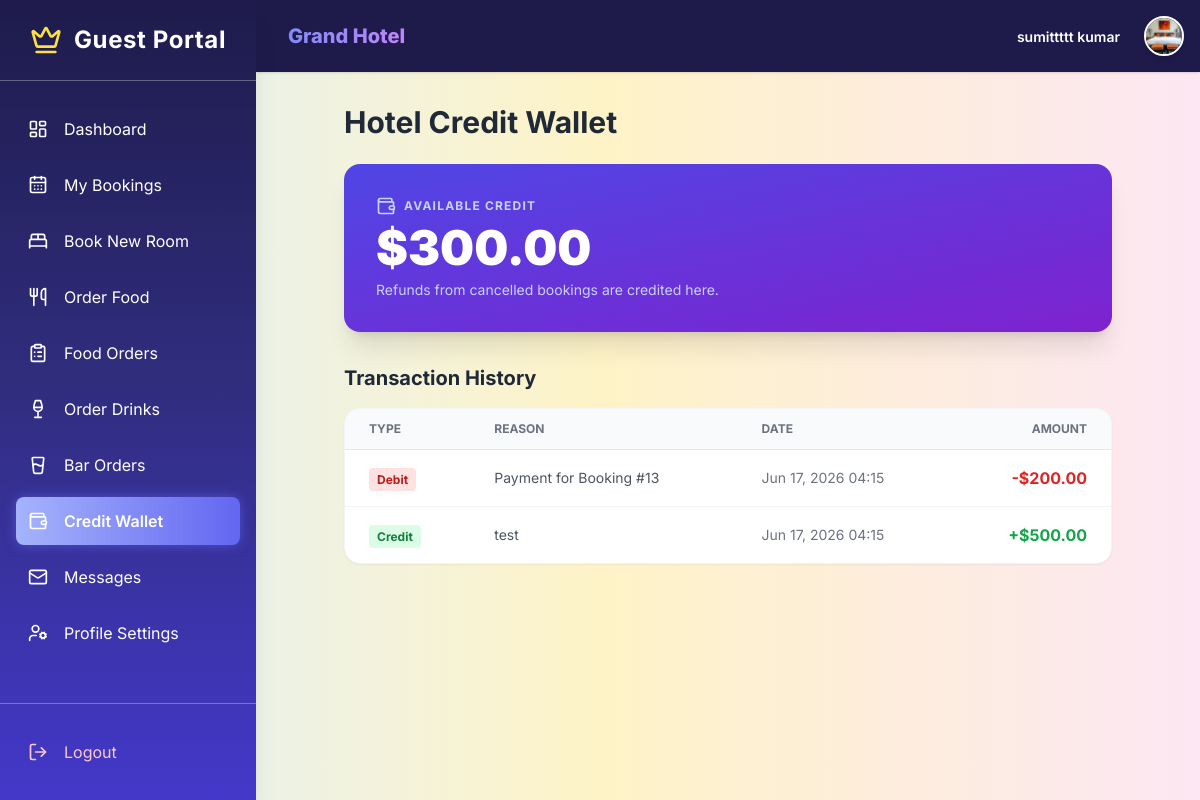
The page /dashboard/customer/wallet/ (signed in) on the database its author committed.
### accounts/models.py (models this page shows, shortened)
class CustomUser(AbstractUser):
    ADMIN = 'admin'
    EMPLOYEE = 'employee'  # Unified role for all staff
    CUSTOMER = 'customer'
    ROLE_CHOICES = [
        (ADMIN, 'Admin'),
        (EMPLOYEE, 'Employee'),
        (CUSTOMER, 'Customer'),
    ]
    role = models.CharField(max_length=15, choices=ROLE_CHOICES)
    mobile = models.CharField(max_length=15, blank=True, null=True)
    profile_picture = models.ImageField(upload_to='profile_pics/', blank=True, null=True)
    objects = CustomUserManager()

class Wallet(models.Model):
    user = models.OneToOneField(CustomUser, on_delete=models.CASCADE, related_name='wallet')
    balance = models.DecimalField(max_digits=10, decimal_places=2, default=0.00)

class WalletTransaction(models.Model):
    CREDIT = 'credit'
    DEBIT = 'debit'
    TYPE_CHOICES = [(CREDIT, 'Credit'), (DEBIT, 'Debit')]
    wallet = models.ForeignKey(Wallet, on_delete=models.CASCADE, related_name='transactions')
    amount = models.DecimalField(max_digits=10, decimal_places=2)
    txn_type = models.CharField(max_length=10, choices=TYPE_CHOICES)
    reason = models.CharField(max_length=255, blank=True)
    created_at = models.DateTimeField(auto_now_add=True)
    class Meta:
        ordering = ['-created_at']

### accounts/decorators.py (the view)
    def wrapper_func(request, *args, **kwargs):
        if request.user.is_authenticated and request.user.role == 'customer':
            return view_func(request, *args, **kwargs)
        return redirect('login')

### accounts/models.py (called while the page is built)
    @classmethod
    def load(cls):
        obj, _ = cls.objects.get_or_create(pk=1)
        return obj

### accounts/views.py (called while the page is built)
def _get_wallet(user):
    wallet, _ = Wallet.objects.get_or_create(user=user)
    return wallet

@login_required
@customer_required
def customer_wallet(request):
    wallet = _get_wallet(request.user)
    transactions = wallet.transactions.all()
    return render(request, 'customer_panel/wallet.html', {'wallet': wallet, 'transactions': transactions})

### templates/customer_panel/wallet.html (shortened to what this page needs)
{% extends 'customer_panel/customerbase.html' %}
{% block customer_content %}
<div class="max-w-3xl mx-auto">
    <h1 class="text-3xl font-bold text-gray-800 mb-6">Hotel Credit Wallet</h1>
    <div class="bg-gradient-to-br from-indigo-600 to-purple-700 text-white rounded-2xl shadow-xl p-8 mb-8">
        <div class="flex items-center gap-2 text-indigo-200 mb-2">
            <i data-lucide="wallet" class="w-5 h-5"></i>
            <span class="text-xs font-bold uppercase tracking-widest">Available Credit</span>
        </div>
        <p class="text-5xl font-black">{{ site_currency }}{{ wallet.balance|floatformat:2 }}</p>
        <p class="text-indigo-200 text-sm mt-2">Refunds from cancelled bookings are credited here.</p>
    </div>
    <h2 class="text-xl font-bold text-gray-800 mb-4">Transaction History</h2>
    <div class="bg-white rounded-2xl shadow-sm border border-gray-100 overflow-x-auto">
        <table class="rtable w-full text-left min-w-[560px]">
            <thead class="bg-gray-50 text-gray-500 text-xs uppercase font-semibold border-b">
                <tr>
                    <th class="px-6 py-3">Type</th>
                    <th class="px-6 py-3">Reason</th>
                    <th class="px-6 py-3">Date</th>
                    <th class="px-6 py-3 text-right">Amount</th>
                </tr>
            </thead>
            <tbody class="divide-y divide-gray-100">
                {% for txn in transactions %}
                <tr>
                    <td data-label="Type" class="px-6 py-4">
                        {% if txn.txn_type == 'credit' %}
                            <span class="px-2 py-1 bg-green-100 text-green-700 text-xs font-bold rounded">Credit</span>
                        {% else %}
                            <span class="px-2 py-1 bg-red-100 text-red-700 text-xs font-bold rounded">Debit</span>
                        {% endif %}
                    </td>
                    <td data-label="Reason" class="px-6 py-4 text-sm text-gray-600">{{ txn.reason }}</td>
                    <td data-label="Date" class="px-6 py-4 text-sm text-gray-500">{{ txn.created_at|date:"M d, Y H:i" }}</td>
                    <td data-label="Amount" class="px-6 py-4 text-right font-bold {% if txn.txn_type == 'credit' %}text-green-600{% else %}text-red-600{% endif %}">
                        {% if txn.txn_type == 'credit' %}+{% else %}-{% endif %}{{ site_currency }}{{ txn.amount|floatformat:2 }}
                    </td>
                </tr>
                {% empty %}
                <tr><td colspan="4" class="p-8 text-center text-gray-500">No transactions yet.</td></tr>
                {% endfor %}
            </tbody>
        </table>
    </div>
</div>
{% endblock %}

### templates/customer_panel/customerbase.html (shortened to what this page needs)
{% load static %}
<!DOCTYPE html>
<html lang="en">
<head>
  <script src="https://cdn.tailwindcss.com"></script>
</head>
<body class="bg-gray-50">
<div class="flex min-h-screen">
  <aside id="sidebar" class="sidebar w-64 flex-shrink-0 fixed inset-y-0 left-0 z-30 flex flex-col transform -translate-x-full md:translate-x-0 shadow-xl transition-transform duration-300">
    <div class="flex items-center justify-center p-6 border-b border-white/30">
      <i data-lucide="crown" class="w-8 h-8 mr-3 text-yellow-300"></i>
      <h1 class="text-2xl font-bold tracking-wide">Guest Portal</h1>
    </div>
    <nav class="flex-1 min-h-0 overflow-y-auto px-4 py-6 space-y-2">
      <a href="{% url 'customer_dashboard' %}" class="sidebar-link flex items-center p-3 rounded-lg transition-all {% if request.resolver_match.url_name == 'customer_dashboard' %}active{% endif %}">
        <i data-lucide="layout-dashboard" class="w-5 h-5 mr-4"></i>
        <span>Dashboard</span>
      </a>
      <a href="{% url 'customer_bookings' %}" class="sidebar-link flex items-center p-3 rounded-lg transition-all {% if request.resolver_match.url_name == 'customer_bookings' %}active{% endif %}">
        <i data-lucide="calendar-days" class="w-5 h-5 mr-4"></i>
        <span>My Bookings</span>
      </a>
      <a href="{% url 'room_list' %}" class="sidebar-link flex items-center p-3 rounded-lg transition-all">
        <i data-lucide="bed-double" class="w-5 h-5 mr-4"></i>
        <span>Book New Room</span>
      </a>
      <a href="{% url 'order_food' %}" class="sidebar-link flex items-center p-3 rounded-lg transition-all {% if request.resolver_match.url_name == 'order_food' %}active{% endif %}">
        <i data-lucide="utensils" class="w-5 h-5 mr-4"></i>
        <span>Order Food</span>
      </a>
      <a href="{% url 'customer_food_history' %}" class="sidebar-link flex items-center p-3 rounded-lg transition-all {% if request.resolver_match.url_name == 'customer_food_history' %}active{% endif %}">
        <i data-lucide="clipboard-list" class="w-5 h-5 mr-4"></i>
        <span>Food Orders</span>
      </a>
      <a href="{% url 'order_drinks' %}" class="sidebar-link flex items-center p-3 rounded-lg transition-all {% if request.resolver_match.url_name == 'order_drinks' %}active{% endif %}">
        <i data-lucide="wine" class="w-5 h-5 mr-4"></i>
        <span>Order Drinks</span>
      </a>
      <a href="{% url 'customer_bar_history' %}" class="sidebar-link flex items-center p-3 rounded-lg transition-all {% if request.resolver_match.url_name == 'customer_bar_history' %}active{% endif %}">
        <i data-lucide="glass-water" class="w-5 h-5 mr-4"></i>
        <span>Bar Orders</span>
      </a>
      <a href="{% url 'customer_wallet' %}" class="sidebar-link flex items-center p-3 rounded-lg transition-all {% if request.resolver_match.url_name == 'customer_wallet' %}active{% endif %}">
        <i data-lucide="wallet" class="w-5 h-5 mr-4"></i>
        <span>Credit Wallet</span>
      </a>
      <a href="{% url 'inbox' %}" class="sidebar-link flex items-center p-3 rounded-lg transition-all {% if request.resolver_match.url_name == 'inbox' %}active{% endif %}">
        <i data-lucide="mail" class="w-5 h-5 mr-4"></i>
        <span>Messages</span>
      </a>
      <a href="{% url 'customer_profile' %}" class="sidebar-link flex items-center p-3 rounded-lg transition-all {% if request.resolver_match.url_name == 'customer_profile' %}active{% endif %}">
        <i data-lucide="user-cog" class="w-5 h-5 mr-4"></i>
        <span>Profile Settings</span>
      </a>
    </nav>
    <div class="shrink-0 px-4 py-6 border-t border-white/30">
      <form action="{% url 'logout' %}" method="post">
        <button type="submit" class="w-full sidebar-link flex items-center p-3 rounded-lg text-red-200 hover:bg-red-500 hover:text-white transition-all">
          <i data-lucide="log-out" class="w-5 h-5 mr-4"></i>
          <span>Logout</span>
        </button>
      </form>
    </div>
  </aside>
  <div id="main-content" class="main-content flex-1 flex flex-col md:ml-64 transition-all duration-300">
    <header class="shadow p-4 flex items-center justify-between sticky top-0 z-20">
      <div class="flex items-center space-x-4">
        <span class="brand-text text-xl">Grand Hotel</span>
      </div>
      <div class="flex items-center space-x-4">
        <div class="flex flex-col text-right mr-2 hidden md:block">
            <span class="text-sm font-semibold">{{ user.get_full_name|default:user.username }}</span>
        </div>
        <div class="relative">
            {% if user.profile_picture %}
                <img src="{{ user.profile_picture.url }}" alt="Profile" class="w-10 h-10 rounded-full border-2 border-white shadow-md object-cover">
            {% else %}
                <div class="w-10 h-10 rounded-full bg-indigo-500 flex items-center justify-center text-white font-bold border-2 border-white shadow-md">
                    {{ user.username|first|upper }}
                </div>
            {% endif %}
        </div>
      </div>
    </header>
    <main class="flex-1 p-6 md:p-8 overflow-y-auto">
      {% block customer_content %}{% endblock %}
    </main>
  </div>
</div>
</body>
</html>

### templates/customer_panel/customerbase.html (style rules this page uses)
body { background: linear-gradient(to right, #e0f2fe, #fef3c7, #fce7f3); font-family: 'Inter', sans-serif; }
.sidebar { background: linear-gradient(to bottom, #1e1b4b, #312e81, #4338ca); color: white; }
.sidebar-link.active { background: linear-gradient(to right, #a5b4fc, #6366f1); box-shadow: 0 0 12px rgba(99, 102, 241, 0.6); font-weight: 600; }
header { background: #1e1b4b; color: white; }
.brand-text { background: linear-gradient(to right, #818cf8, #c084fc); -webkit-background-clip: text; -webkit-text-fill-color: transparent; font-weight: 800; }

### rows shown on the page
CustomUser: get_full_name "sumittttt kumar", profile_picture (picture)
Wallet: balance "300.00"
WalletTransaction: txn_type "Debit", reason "Payment for Booking #13", created_at "Jun 17, 2026 04:15", site_currency "$", amount "200.00"
WalletTransaction: txn_type "Credit", reason "test", created_at "Jun 17, 2026 04:15", site_currency "$", amount "500.00"

### other values the page prints
{{ site_currency }} "$"
